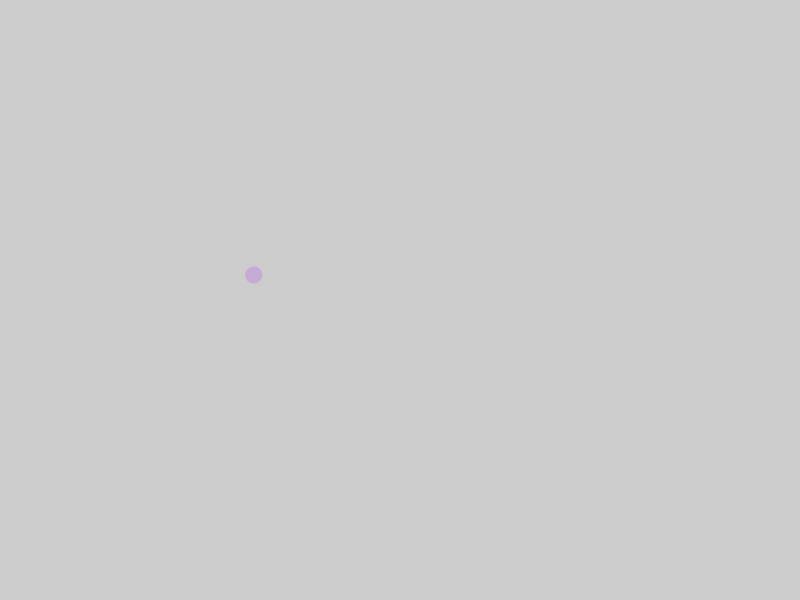
Frame 1 (no input)
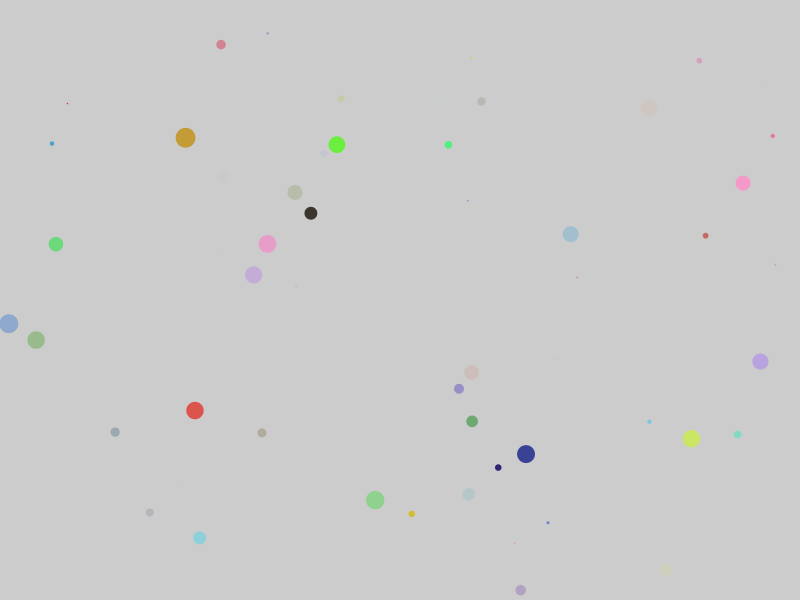
Frame 60 (the mouse pressed at the canvas centre just before this capture)
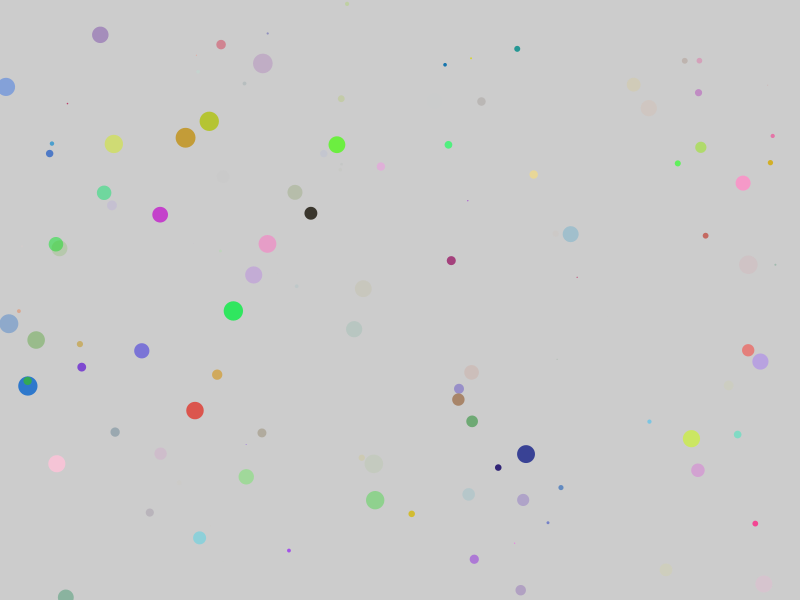
Frame 120 (the mouse held since frame 60 and released just before this capture)

The Processing sketch that drew these frames (run headless with seeded random() and noise(); from frame 60 on, the mouse is pressed at the canvas centre):

// Processing sketch: sketch_0004_2_random_painting
// ── sketch_0004_2_random_painting.pde
float r;
float g;
float b;
float a;

float diam;
float x;
float y;

void setup() {
  size(800, 600);
}

void draw() {
  r = random(255);
  g = random(255);
  b = random(255);
  a = random(255);

  diam = random(20);
  x = random(width);
  y = random(height);

  noStroke();
  fill(r, g, b, a);
  ellipse(x, y, diam, diam);
}
